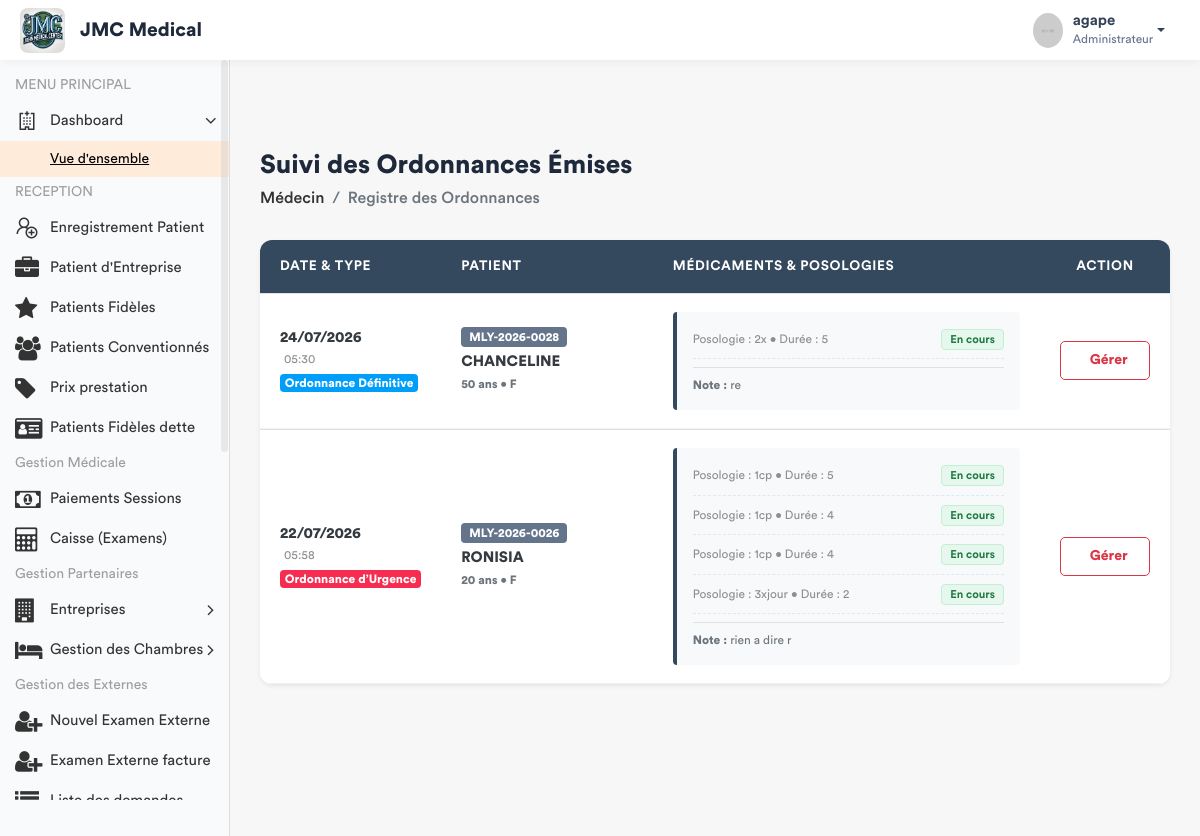
The app's page /medecin/ordonnances-delivrees/ (signed in), older data.
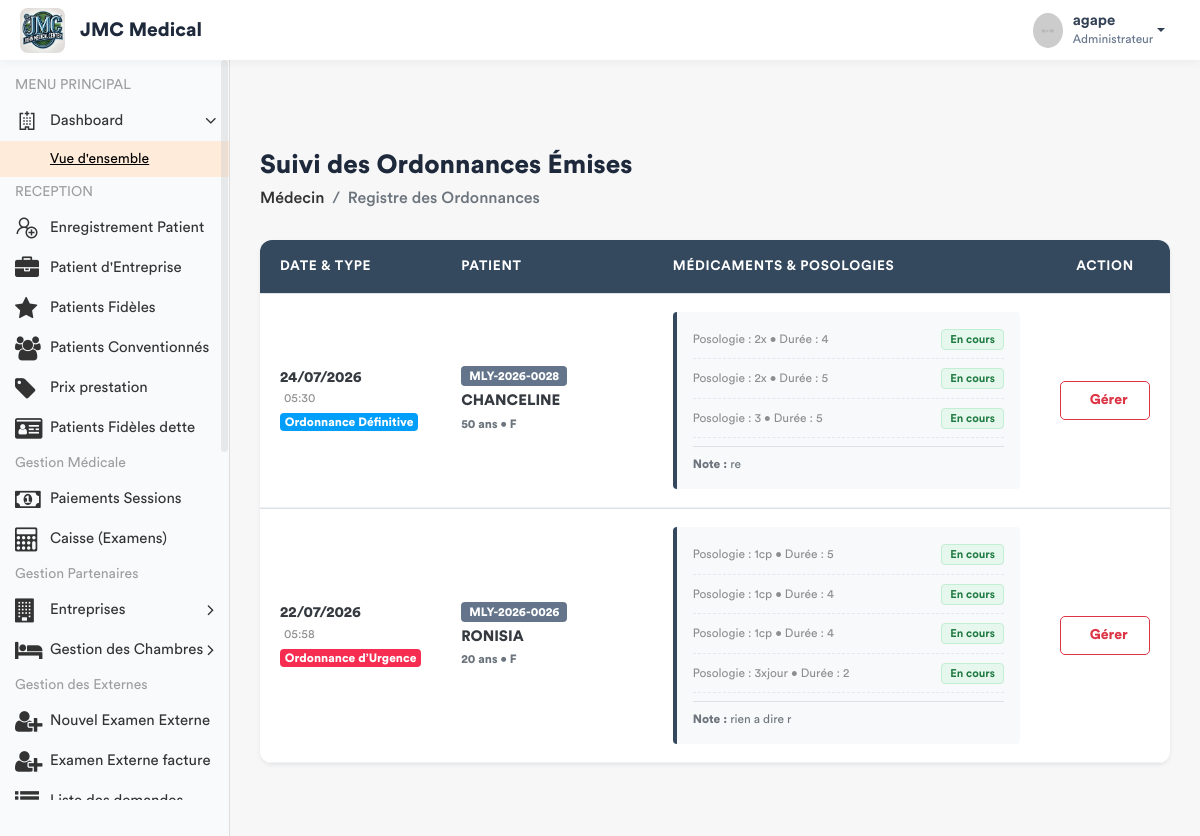
The same page, newer data.
### app/models.py (models this page shows, shortened)
class Ordonnance(models.Model):
    TYPE_CHOICES = [('URGENCE', 'Ordonnance d’Urgence'), ('DEFINITIVE', 'Ordonnance Définitive')]
    consultation = models.ForeignKey('Consultation', on_delete=models.CASCADE)
    date_prescrite = models.DateTimeField(default=timezone.now)
    type_ordonnance = models.CharField(max_length=20, choices=TYPE_CHOICES, default='URGENCE')
    diagnostic = models.CharField(max_length=255, blank=True)
    observation = models.TextField(blank=True)
    hopital = models.ForeignKey(Hopital , on_delete= models.SET_NULL , null = True)
    note = models.TextField(blank=True, null=True, verbose_name="Note")

class Consultation(models.Model):
    triage = models.OneToOneField(SigneVital, db_index=True, on_delete=models.CASCADE)
    medecin = models.ForeignKey(settings.AUTH_USER_MODEL, on_delete=models.SET_NULL, null=True)
    motif_consultation = models.TextField(verbose_name="Motif")
    antecedent = models.CharField(max_length  = 255 , null = True , blank = True)
    histoire_maladie = models.TextField(verbose_name="Histoire de la maladie")
    examen_physique = models.TextField(verbose_name="Examen physique")
    complement_d_anamnese = models.CharField(max_length=200, null=True)
    hypothese_diagnostique = models.TextField(verbose_name="Hypothèse diagnostique")
    date_creation = models.DateTimeField(default=timezone.now)
    consultation_payee = models.BooleanField(default=False, verbose_name="Consultation payée")
    session = models.OneToOneField(SessionSoins, on_delete=models.CASCADE, null=True)
    hopital = models.ForeignKey(Hopital , on_delete= models.SET_NULL , null = True)
    diagnostic_final = models.TextField(blank=True, null=True)

class SigneVital(models.Model):
    patient = models.ForeignKey(Patient, on_delete=models.CASCADE)
    temperature = models.DecimalField(max_digits=4, decimal_places=1)
    poids = models.DecimalField(max_digits=5, decimal_places=2)
    tension_arterielle = models.CharField(max_length=10)
    frequence_cardiaque = models.IntegerField()
    frequence_respiratoire = models.IntegerField(null=True, blank=True)
    saturation_oxygene = models.IntegerField(null=True, blank=True)
    date_prelevement = models.DateTimeField(default=timezone.now)
    infirmier = models.ForeignKey(User, on_delete=models.SET_NULL, null=True)
    est_consulte = models.BooleanField(default=False)
    session = models.ForeignKey(SessionSoins, on_delete=models.CASCADE, related_name='signes_vitaux', null=True)
    hopital = models.ForeignKey(Hopital , on_delete= models.SET_NULL , null = True)

class Patient(models.Model):
    TYPE_CHOICES = [
        ('SIMPLE', 'Patient Simple'),
        ('FIDELE', 'Patient Fidèle'),
        ('CONVENTIONNE', 'Patient Conventionné'),
    ]
    code_patient = models.CharField(max_length=20, unique=True, editable=False)
    noms = models.CharField(max_length=100)
    service = models.ForeignKey('Service', on_delete=models.PROTECT, related_name='patients', null=True)
    sexe = models.CharField(max_length=1, choices=[('M', 'Masculin'), ('F', 'Féminin')])
    age = models.CharField(max_length=30)
    adresse = models.TextField()
    telephone = models.CharField(max_length=20)
    hopital = models.ForeignKey(Hopital , on_delete=models.SET_NULL , related_name= 'patient_hopital', null = True)
    type_patient = models.CharField(max_length=15, choices=TYPE_CHOICES, default='SIMPLE')
    a_carte_fidelite = models.BooleanField(default=False, verbose_name="Possède carte de fidélité")
    entreprise = models.ForeignKey(
        'Entreprise',
        on_delete=models.SET_NULL,
        null=True,
        blank=True,
        related_name='patients',
        verbose_name="Entreprise (si conventionné)"
    )
    fiche_payee = models.BooleanField(default=False)
    created_by = models.ForeignKey(User, on_delete=models.SET_NULL, null=True, related_name='patients_crees')
    date_creation = models.DateTimeField(auto_now_add=True)
    date_modification = models.DateTimeField(auto_now=True)

class Medicament(models.Model):
    ordonnance = models.ForeignKey('Ordonnance', on_delete=models.CASCADE, related_name='medicaments')
    nom = models.CharField(max_length=255)
    posologie = models.CharField(max_length=255)
    duree = models.CharField(max_length=100)
    quantite = models.PositiveIntegerField(default=1, null = True, blank= True)
    hopital = models.ForeignKey(Hopital , on_delete= models.SET_NULL , null = True)
    STATUT_CHOICES = [('EN_COURS', 'En cours'), ('STOPPE', 'Stoppé')]
    statut = models.CharField(max_length=20, choices=STATUT_CHOICES, default='EN_COURS')

### app/views.py (the view, shortened to what this page needs)
# urls.py: path('medecin/ordonnances-delivrees/', views.liste_ordonnances_delivrees_view, name='liste_ordonnances_delivrees'),
@login_required
def liste_ordonnances_delivrees_view(request):
    role = Fonction.objects.select_related('hopital', 'fonctionKey').filter(userKey=request.user).first()
    hopital_user = role.hopital if role else None
    fonctionKey = role.fonctionKey.roleName if role and role.fonctionKey else None
    ordonnances_medecin = Ordonnance.objects.select_related(
        'consultation__triage__patient'
    ).prefetch_related(
        'medicaments'
    ).filter(
        hopital=hopital_user
    ).order_by('-date_prescrite')
    context = {
        'ordonnances_medecin': ordonnances_medecin,
        'fonctionKey': fonctionKey
    }
    return render(request, 'back-end/medecin/liste_ordonnances_delivrees.html', context)

### app/templates/back-end/medecin/liste_ordonnances_delivrees.html (shortened to what this page needs)
<!DOCTYPE html>
{% load static %}
<html lang="fr">
<head>
    {% include 'back-end/includes/css.html' %}
</head>
<body>
    <div class="main-wrapper">
        {% include 'back-end/includes/header.html' %}
        {% include 'back-end/includes/sidebar.html' %}
        <div class="page-wrapper">
            <div class="content container-fluid">
                <div class="page-header">
                    <div class="row">
                        <div class="col">
                            <h3 class="page-title" style="font-weight: 700; color: #1e293b;">Suivi des Ordonnances Émises</h3>
                            <ul class="breadcrumb">
                                <li class="breadcrumb-item"><a href="#">Médecin</a></li>
                                <li class="breadcrumb-item active">Registre des Ordonnances</li>
                            </ul>
                        </div>
                    </div>
                </div>
                <div class="card shadow-sm custom-table-card">
                    <div class="card-body p-0">
                        <div class="table-responsive">
                            <table class="table table-modern table-hover mb-0" width="100%">
                                <thead>
                                    <tr>
                                        <th style="width: 15%;">Date & Type</th>
                                        <th style="width: 25%;">Patient</th>
                                        <th style="width: 45%;">Médicaments & Posologies</th>
                                        <th style="width: 15%;" class="text-center">Action</th>
                                    </tr>
                                </thead>
                                <tbody>
                                    {% for ord in ordonnances_medecin %}
                                    <tr>
                                        <td class="align-middle">
                                            <div class="text-dark font-weight-bold">{{ ord.date_prescrite|date:"d/m/Y" }}</div>
                                            <small class="text-muted d-block mb-1">{{ ord.date_prescrite|date:"H:i" }}</small>
                                            <span class="badge {% if ord.type_ordonnance == 'URGENCE' %}badge-danger{% else %}badge-info{% endif %} font-weight-bold" style="font-size: 0.75rem;">
                                                {{ ord.get_type_ordonnance_display }}
                                            </span>
                                        </td>
                                        <td class="align-middle">
                                            <span class="badge badge-secondary mb-1 px-2 py-1" style="font-size: 0.75rem; background-color: #64748b;">
                                                {{ ord.consultation.triage.patient.code_patient }}
                                            </span>
                                            <span class="d-block text-uppercase font-weight-bold text-dark">{{ ord.consultation.triage.patient.noms }}</span>
                                            <small class="text-secondary font-weight-bold">{{ ord.consultation.triage.patient.age }} ans &bull; {{ ord.consultation.triage.patient.sexe }}</small>
                                        </td>
                                        <td class="align-middle">
                                            <div class="bg-light p-3 rounded" style="border-left: 4px solid #34495e;">
                                                {% for medoc in ord.medicaments.all %}
                                                <div class="d-flex justify-content-between align-items-center medoc-item">
                                                    <div>
                                                        <span class="text-muted small d-block">
                                                            Posologie : {{ medoc.posologie }} &bull; Durée : {{ medoc.duree }}
                                                        </span>
                                                    </div>
                                                    <div>
                                                        {% if medoc.statut == 'EN_COURS' %}
                                                            <span class="badge badge-actif px-2 py-1 small">En cours</span>
                                                        {% else %}
                                                            <span class="badge badge-stoppe px-2 py-1 small">Stoppé</span>
                                                        {% endif %}
                                                    </div>
                                                </div>
                                                {% endfor %}
                                                {% if ord.observation %}
                                                    <div class="mt-2 pt-2 border-top small text-secondary">
                                                        <strong>Note :</strong> {{ ord.observation }}
                                                    </div>
                                                {% endif %}
                                            </div>
                                        </td>
                                        <td class="text-center align-middle">
                                            <button type="button" class="btn btn-outline-danger btn-sm btn-block font-weight-bold py-2" data-toggle="modal" data-target="#modalGerer{{ ord.id }}">
                                                 Gérer
                                            </button>
                                        </td>
                                    </tr>
                                    {% endfor %}
                                </tbody>
                            </table>
                        </div>
                    </div>
                </div>
            </div>
        </div>
    </div>
</body>
</html>

### app/templates/back-end/includes/header.html (shortened to what this page needs)
{% load static %}
<header class="header-modern" style="background: #ffffff; height: 60px; box-shadow: 0 2px 10px rgba(0,0,0,0.05); display: flex; align-items: center; padding: 0 20px; position: relative; z-index: 1060;">
    <div class="header-left" style="display: flex; align-items: center;">
        <a href="{% url 'home' %}" class="logo">
            <img src="{% static 'front-end/assets/img/dr/jmc.jpeg' %}" width="45" height="45" alt="Moyanoli" style="border-radius: 8px;">
        </a>
        <span style="font-weight: 700; font-size: 1.2rem; margin-left: 15px; color: #1e293b;">JMC Medical</span>
    </div>
    <ul class="nav user-menu" style="list-style: none; display: flex; align-items: center; margin-left: auto;">
        <li class="nav-item dropdown has-arrow main-drop">
            <a href="#" class="dropdown-toggle nav-link" data-toggle="dropdown" style="display: flex; align-items: center; color: #334155; text-decoration: none;">
                <span class="user-img" style="margin-right: 10px;">
                    <img src="{% static 'back-end/assets/img/profiles/avatar-21.jpg' %}" width="35" height="35" alt="User" style="border-radius: 50%;">
                </span>
                <div style="line-height: 1.2;">
                    <span style="font-weight: 600; display: block;">{{ user.username }}</span>
                    <span style="font-size: 0.75rem; color: #64748b;">Administrateur</span>
                </div>
            </a>
        </li>
    </ul>
</header>

Row changes from the older to the newer data that the page shows:
added Medicament: posologie "2x", duree "4", statut "En cours", shown under Ordonnance "Ordonnance Définitive"
added Medicament: posologie "3", duree "5", statut "En cours", shown under Ordonnance "Ordonnance Définitive"
